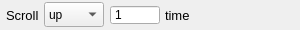
<?xml version="1.0" encoding="UTF-8"?>
<ui version="4.0">
 <class>ScrollCmdWidget</class>
 <widget class="QWidget" name="ScrollCmdWidget">
  <property name="geometry">
   <rect>
    <x>0</x>
    <y>0</y>
    <width>300</width>
    <height>30</height>
   </rect>
  </property>
  <property name="minimumSize">
   <size>
    <width>300</width>
    <height>30</height>
   </size>
  </property>
  <property name="maximumSize">
   <size>
    <width>300</width>
    <height>30</height>
   </size>
  </property>
  <property name="windowTitle">
   <string>ScrollCmdWidget</string>
  </property>
  <widget class="QComboBox" name="directionComboBox">
   <property name="geometry">
    <rect>
     <x>44</x>
     <y>2</y>
     <width>60</width>
     <height>25</height>
    </rect>
   </property>
   <item>
    <property name="text">
     <string>up</string>
    </property>
   </item>
   <item>
    <property name="text">
     <string>down</string>
    </property>
   </item>
  </widget>
  <widget class="QSpinBox" name="amountSpinBox">
   <property name="geometry">
    <rect>
     <x>110</x>
     <y>5</y>
     <width>50</width>
     <height>20</height>
    </rect>
   </property>
   <property name="frame">
    <bool>true</bool>
   </property>
   <property name="buttonSymbols">
    <enum>QAbstractSpinBox::NoButtons</enum>
   </property>
   <property name="minimum">
    <number>1</number>
   </property>
   <property name="maximum">
    <number>9999</number>
   </property>
   <property name="value">
    <number>1</number>
   </property>
  </widget>
  <widget class="QLabel" name="scrollLabel">
   <property name="geometry">
    <rect>
     <x>6</x>
     <y>5</y>
     <width>40</width>
     <height>20</height>
    </rect>
   </property>
   <property name="font">
    <font>
     <pointsize>10</pointsize>
    </font>
   </property>
   <property name="text">
    <string>Scroll</string>
   </property>
  </widget>
  <widget class="QLabel" name="timesLabel">
   <property name="geometry">
    <rect>
     <x>165</x>
     <y>5</y>
     <width>40</width>
     <height>20</height>
    </rect>
   </property>
   <property name="font">
    <font>
     <pointsize>10</pointsize>
    </font>
   </property>
   <property name="text">
    <string>time</string>
   </property>
  </widget>
 </widget>
 <resources/>
 <connections/>
</ui>
